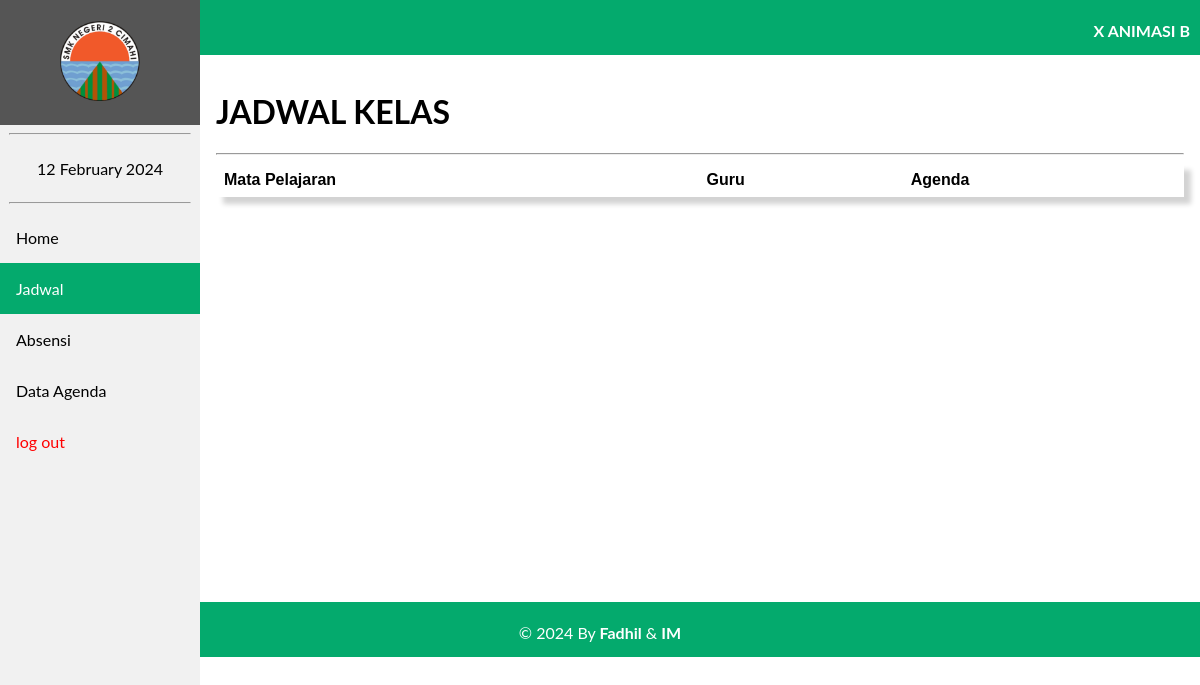
/agenda/data_agenda.php?id=A10002 (signed in), run on an earlier commit of the app's database.
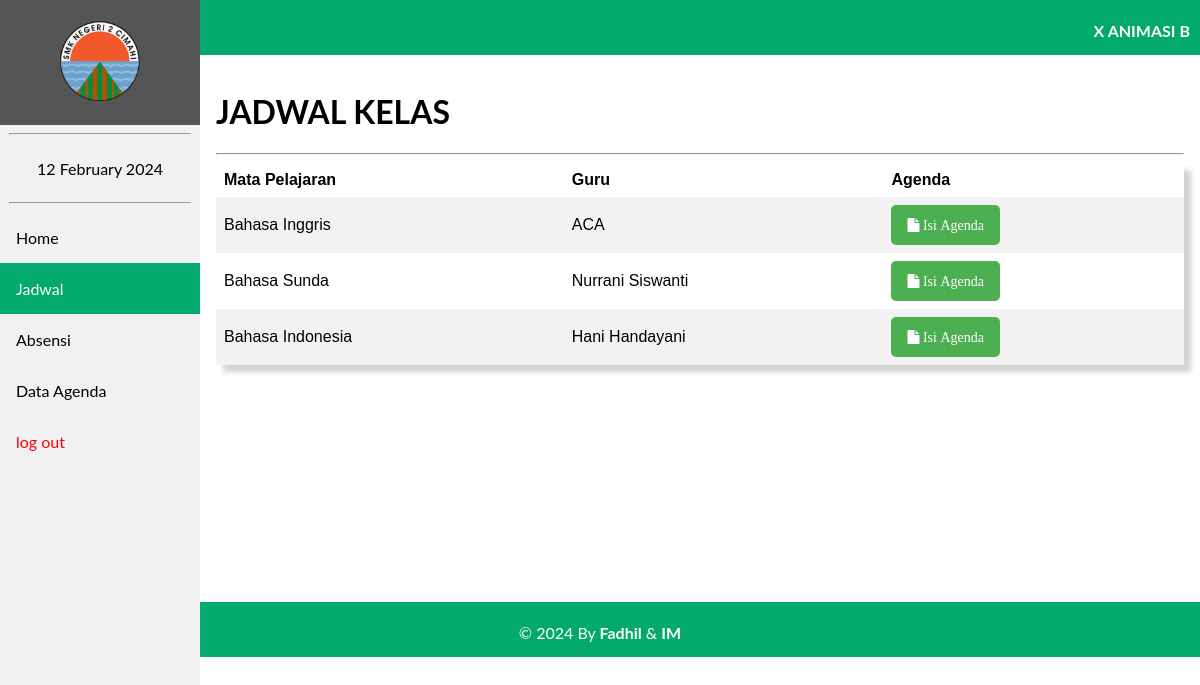
And on a later commit of the database.
### tables this page shows
CREATE TABLE `tb_kelas` (
  `id_kelas` varchar(6) NOT NULL,
  `nama_kelas` varchar(50) NOT NULL,
  `username` varchar(50) NOT NULL,
  `password` varchar(50) NOT NULL,
  `role` int(11) NOT NULL
);

CREATE TABLE `tb_jadwal` (
  `id_jadwal` int(11) NOT NULL,
  `id_kelas` varchar(6) NOT NULL,
  `hari` varchar(10) NOT NULL,
  `jam_masuk` varchar(15) NOT NULL,
  `jam_selesai` varchar(15) NOT NULL,
  `nip` varchar(18) NOT NULL,
  `id_mapel` varchar(6) NOT NULL,
  `ruangan` varchar(50) NOT NULL
);

CREATE TABLE `tb_mapel` (
  `id_mapel` varchar(6) NOT NULL,
  `nama_mapel` varchar(70) NOT NULL
);

CREATE TABLE `tb_guru` (
  `nip` varchar(18) NOT NULL,
  `id_mapel` varchar(6) NOT NULL,
  `nama_guru` varchar(100) NOT NULL,
  `password` varchar(100) NOT NULL,
  `role` int(11) NOT NULL
);

### agenda/hari.php (called while the page is built)
<?php
    $hari = array ( 1 =>    'Senin',
    'Selasa',
    'Rabu',
    'Kamis',
    'Jumat',
    'Sabtu',
    'Minggu'
    );
?>

### agenda/data_agenda.php (the view, shortened to what this page needs)
<!DOCTYPE html>
<html lang="en">
<head>
    <link rel="stylesheet" href="navbar.css">
    <link rel="stylesheet" href="https://cdnjs.cloudflare.com/ajax/libs/font-awesome/4.7.0/css/font-awesome.min.css">
</head>
<?php
    include 'koneksi.php';
    include 'hari.php';
    $kelas = $_GET['id'];
    $sql = "SELECT * FROM tb_kelas WHERE id_kelas='$kelas'";
    $k = mysqli_query($Conn,$sql);
?>
<body>
    <header>
        <div class="sidebar">
        <a href="beranda.php?id=<?= $kelas ?>"><center><img src="image/2cmi.PNG" style="width: 80px; padding: 5px;"></center></a>
        <hr  style="width: 90%;">
        <center><a href="#"><?= date("d F Y"); ?></a></center>
        <hr  style="width: 90%;">
        <a href="beranda.php?id=<?= $kelas ?>">Home</a>
        <a class="active" href="data_agenda.php?id=<?= $kelas ?>">Jadwal</a>
        <a href="absensi.php?id=<?= $kelas ?>">Absensi</a>
        <a href="tampil_agenda.php?id=<?= $kelas ?>">Data Agenda</a>
        <a style="color: red;"href="logout.php"> log out</button></a>
        </div>
    </header>
    <div class="head">
        <?php
            foreach($k as $nama){ ?>
            <p style="margin-right: 10px;"><b><?= $nama['nama_kelas'] ?></b></p>
          <?php
            }
          ?>
    </div>
    <div class="content">
        <h1>JADWAL KELAS</h1><hr>
        <table style="box-shadow: 7px 7px 5px lightgrey;">
            <tr>
                <th>Mata Pelajaran</th>
                <th>Guru</th>
                <th>Agenda</th>
            </tr>
                <?php
                    $h = $hari[ date('N') ];
                    $sql ="SELECT tb_jadwal.jam_masuk, tb_jadwal.jam_selesai, tb_jadwal.hari, tb_kelas.nama_kelas, tb_guru.nama_guru, tb_mapel.nama_mapel, tb_jadwal.nip, tb_mapel.id_mapel
                           FROM tb_jadwal INNER JOIN tb_kelas ON tb_jadwal.id_kelas = tb_kelas.id_kelas INNER JOIN
                           tb_guru ON tb_jadwal.nip = tb_guru.nip INNER JOIN tb_mapel ON tb_jadwal.id_mapel = tb_mapel.id_mapel WHERE tb_jadwal.hari = '$h' AND tb_jadwal.id_kelas='$kelas'";
                    $proses = mysqli_query($Conn, $sql);
                    foreach($proses as $jadwal){ ?>
                        <tr>
                        <td><?= $jadwal['nama_mapel'] ?></td>
                        <td><?= $jadwal['nama_guru'] ?></td>
                        <td><a href="isi_agenda.php?kel=<?= $kelas ?>&nip=<?= $jadwal['nip'] ?>&map=<?= $jadwal['id_mapel'] ?>"><button class="btn1" name="submit" style="font-size: 14px;"><i class="fa fa-file"> Isi Agenda</i></button></a></td>
                <?php }  ?>
                </tr>
        </table>
    </div>
    <div class="footer">
        <p>&copy; 2024 By <b>Fadhil</b> & <b>IM</b></p>
    </div>
</body>
</html>

### agenda/navbar.css (style rules this page uses)
body { margin: 0; font-family: "Lato", sans-serif; }
.sidebar { margin: 0; padding: 0; width: 200px; background-color: #f1f1f1; position: fixed; height: 100%; overflow-x: hidden; z-index: 1; }
.sidebar a, .dropdown-btn { display: block; color: black; padding: 16px; text-decoration: none; }
.sidebar a.active { background-color: #04AA6D; color: white; }
div.content { margin-left: 200px; padding: 16px; min-height: 515px; }
.head { width: 100%; height: 50px; padding-top: 5px; text-align: right; color: white; background-color: #04AA6D; }
.footer { width: 100%; height: 50px; background-color: #04AA6D; bottom: 0; text-align: center; color: white; padding-top: 5px; }

### agenda/data_agenda.php (style rules this page uses)
table { font-family: arial, sans-serif; border-collapse: collapse; width: 100%; }
td, th { color: black; text-align: left; padding: 8px; }
tr:nth-child(even) { background-color: #f2f2f2 }
.btn1 { background-color: #4CAF52; border: none; border-radius: 5px; color: white; padding: 12px 16px; font-size: 16px; cursor: pointer; }

What changed in the data, as far as the page shows it:
added tb_jadwal: id_mapel.nama_mapel "Bahasa Inggris", tb_guru.nama_guru "ACA"
added tb_jadwal: id_mapel.nama_mapel "Bahasa Sunda", tb_guru.nama_guru "Nurrani Siswanti"
added tb_jadwal: id_mapel.nama_mapel "Bahasa Indonesia", tb_guru.nama_guru "Hani Handayani"
